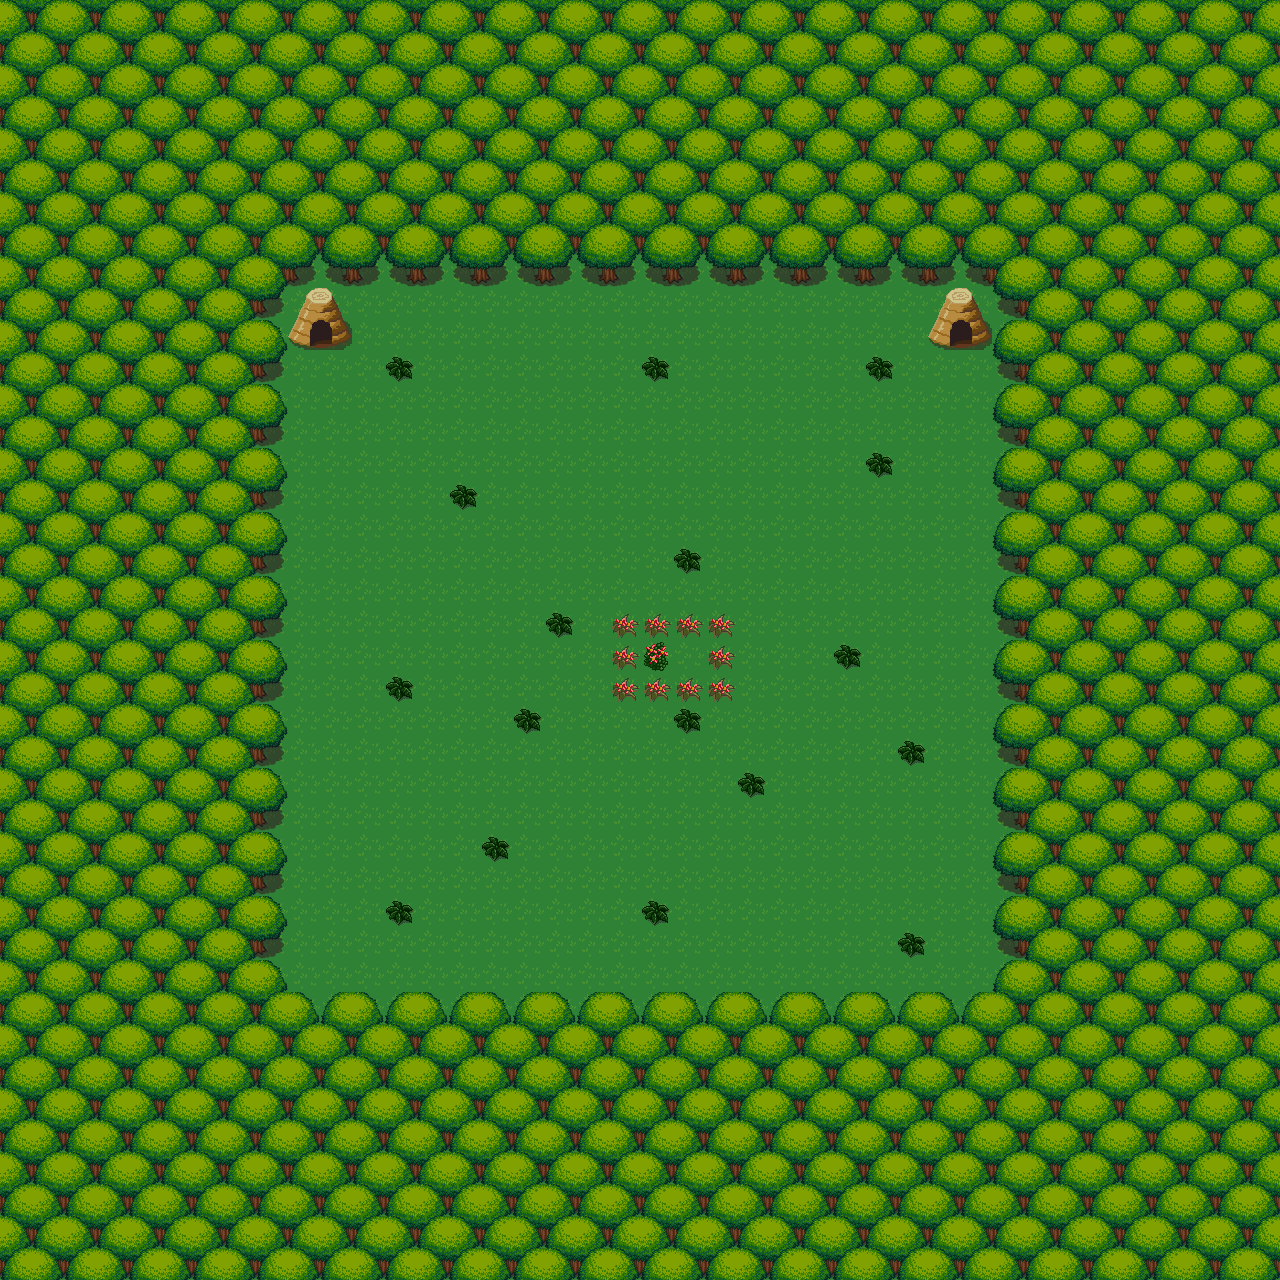

This game map was drawn from its Tiled (.tmx) file and the tilesets committed beside it. A one-line description and the trimmed map source follow:
An orthogonal 40x40 tile map with 32x32 px tiles, 3 tile layers (GROUND, GROUND2, OBJ) and 8 objects.

<map version="1.10" tiledversion="1.11.2" orientation="orthogonal" renderorder="right-down" width="40" height="40" tilewidth="32" tileheight="32" infinite="0" nextlayerid="6" nextobjectid="10">
 <tileset firstgid="1" source="../forest_tiles.tsx" />
 <layer id="2" name="GROUND" width="40" height="40">
  <data>[1600 cells, 1600 non-empty, 1 distinct tile ids]</data>
 </layer>
 <layer id="3" name="GROUND2" width="40" height="40">
  <data>[1600 cells, 28 non-empty, 3 distinct tile ids]</data>
 </layer>
 <layer id="1" name="OBJ" width="40" height="40">
  <data>[1600 cells, 1124 non-empty, 12 distinct tile ids]</data>
 </layer>
 <objectgroup id="4" name="Collide">
  <object id="1" x="286.94" y="318.822" width="65.1505" height="30.496" />
  <object id="2" x="164.956" y="108.122" width="1054.88" height="177.431" />
  <object id="3" x="1011.91" y="84.5571" width="195.452" height="1006.37" />
  <object id="4" x="178.817" y="1016.07" width="1045.18" height="170.5" />
  <object id="5" x="102.577" y="184.362" width="164.956" height="960.624" />
  <object id="7" x="928.667" y="320.667" width="65.3333" height="31.3333" />
 </objectgroup>
 <objectgroup id="5" name="Interactive">
  <object id="6" x="287.5" y="334.25" width="64.75" height="67.25" />
  <object id="9" x="927.333" y="336.667" width="66.3333" height="80" />
 </objectgroup>
</map>
